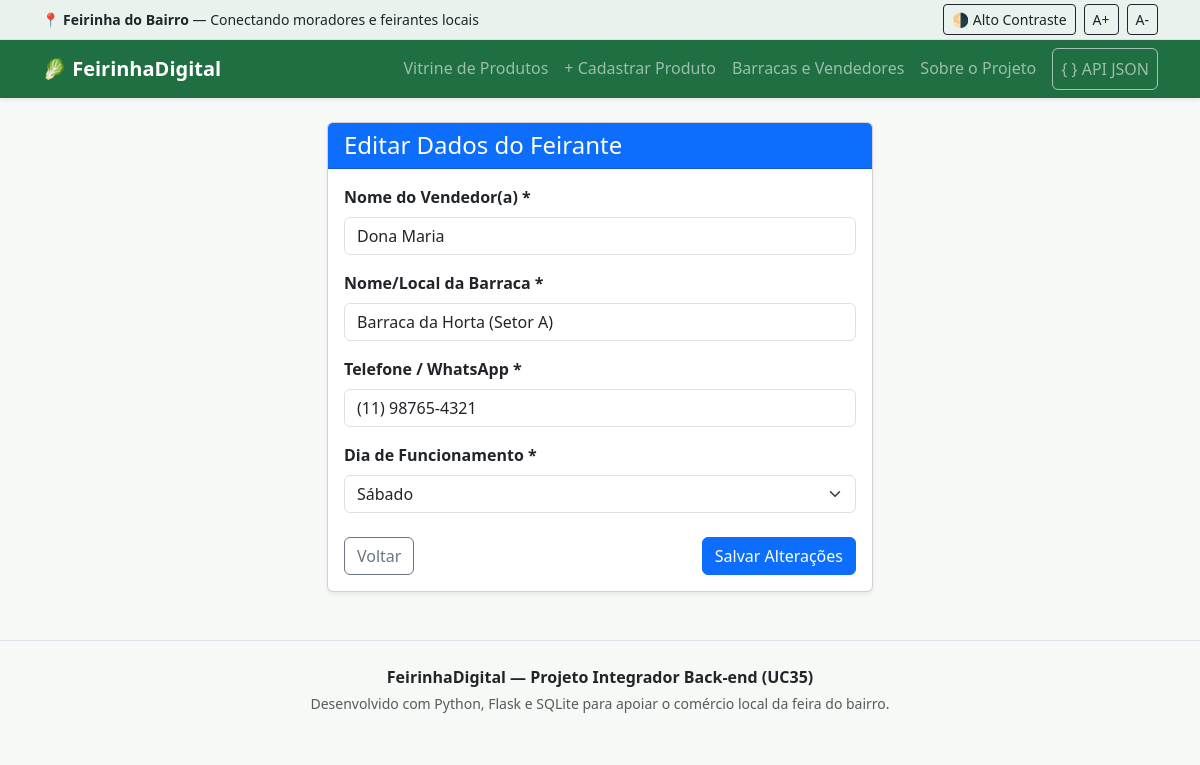
The app's page /vendedores/editar/1 with its own data.
### tables this page shows
CREATE TABLE vendedores (
        id INTEGER PRIMARY KEY AUTOINCREMENT,
        nome TEXT NOT NULL,
        barraca TEXT NOT NULL,
        telefone TEXT NOT NULL,
        dia_feira TEXT NOT NULL
    );

### app.py (the view, shortened to what this page needs)
@app.route("/vendedores/editar/<int:id>", methods=["GET", "POST"])
def editar_vendedor(id):
    conexao = conectar_banco()
    cursor = conexao.cursor()
    cursor.execute("SELECT * FROM vendedores WHERE id = ?", (id,))
    vendedor = cursor.fetchone()
    conexao.close()
    return render_template("editar_vendedor.html", vendedor=vendedor)

### app.py (called while the page is built)
def conectar_banco():
    conexao = sqlite3.connect(BANCO)
    conexao.row_factory = sqlite3.Row
    conexao.execute("PRAGMA foreign_keys = ON")
    return conexao

### templates/editar_vendedor.html
{% extends "base.html" %}
{% block conteudo %}
<div class="row justify-content-center">
    <div class="col-md-8 col-lg-6">
        <div class="card shadow-sm">
            <div class="card-header bg-primary text-white">
                <h1 class="h4 mb-0">Editar Dados do Feirante</h1>
            </div>
            <div class="card-body">
                <form method="POST" action="{{ url_for('editar_vendedor', id=vendedor.id) }}">
                    <div class="mb-3">
                        <label for="nome" class="form-label fw-bold">Nome do Vendedor(a) *</label>
                        <input type="text" class="form-control" id="nome" name="nome" value="{{ vendedor.nome }}" required>
                    </div>
                    <div class="mb-3">
                        <label for="barraca" class="form-label fw-bold">Nome/Local da Barraca *</label>
                        <input type="text" class="form-control" id="barraca" name="barraca" value="{{ vendedor.barraca }}" required>
                    </div>
                    <div class="mb-3">
                        <label for="telefone" class="form-label fw-bold">Telefone / WhatsApp *</label>
                        <input type="text" class="form-control" id="telefone" name="telefone" value="{{ vendedor.telefone }}" required>
                    </div>
                    <div class="mb-4">
                        <label for="dia_feira" class="form-label fw-bold">Dia de Funcionamento *</label>
                        <select class="form-select" id="dia_feira" name="dia_feira" required>
                            {% for dia in ['Quarta-feira', 'Sábado', 'Domingo', 'Sábado e Domingo'] %}
                                <option value="{{ dia }}" {% if dia == vendedor.dia_feira %}selected{% endif %}>
                                    {{ dia }}
                                </option>
                            {% endfor %}
                        </select>
                    </div>
                    <div class="d-flex justify-content-between">
                        <a href="{{ url_for('vendedores') }}" class="btn btn-outline-secondary">Voltar</a>
                        <button type="submit" class="btn btn-primary">Salvar Alterações</button>
                    </div>
                </form>
            </div>
        </div>
    </div>
</div>
{% endblock %}

### static/style.css (style rules this page uses)
body { background-color: #f6f9f6; color: #212529; font-family: system-ui, -apple-system, "Segoe UI", Roboto, sans-serif; }

### records on screen
vendedores: nome "Dona Maria", barraca "Barraca da Horta (Setor A)", telefone "(11) 98765-4321", dia_feira "Sábado"
